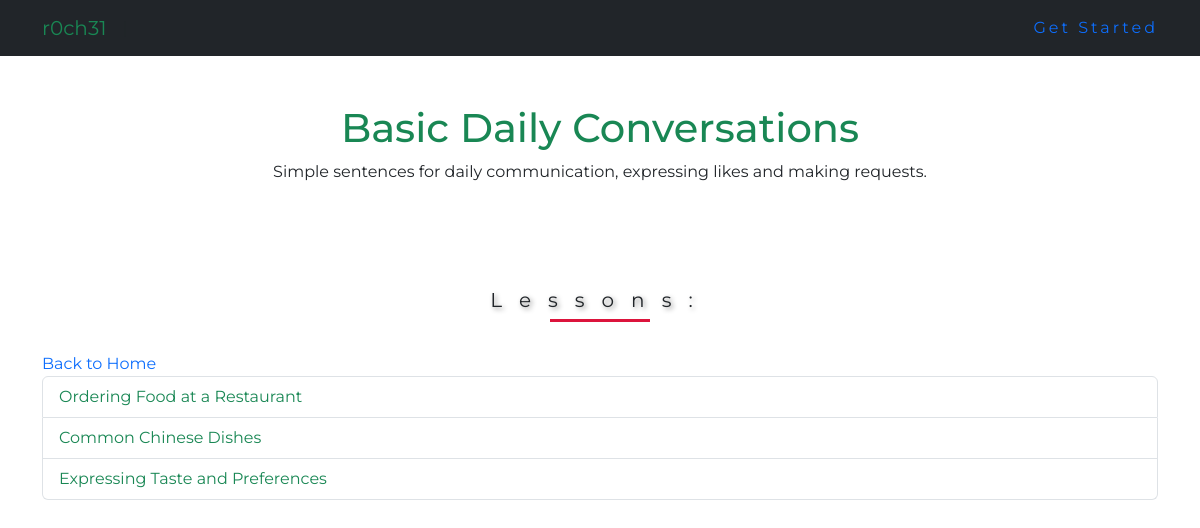
Screenshot of /chapters/4/ with the database file from the repository.
### mandarin/models.py (models this page shows, shortened)
class Chapter(models.Model):
    id = models.AutoField(primary_key=True)
    title = models.CharField(max_length=255)
    description = models.TextField(blank=True, null=True)

class Lesson(models.Model):
    id = models.AutoField(primary_key=True)
    chapter = models.ForeignKey(Chapter, on_delete=models.CASCADE, related_name='lessons')
    title = models.CharField(max_length=255)
    content = models.TextField()

### mandarin/views.py (the view)
# urls.py: path('chapters/<int:chapter_id>/', views.chapter_detail, name='chapter_detail'),
def chapter_detail(request, chapter_id):
    chapter = get_object_or_404(Chapter.objects.prefetch_related('lessons'), id=chapter_id)
    lessons = chapter.lessons.all()
    return render(request, 'mandarin/chapter_detail.html', {
        'chapter': chapter,
        'lessons': lessons
    })

### mandarin/templates/mandarin/chapter_detail.html (shortened to what this page needs)
{% extends "mandarin/base.html" %}
{% block content %}
<div class="container mt-5">
  <h1 class="text-center text-success">{{ chapter.title }}</h1>
  <p class="text-center">{{ chapter.description }}</p>
  <br><br>
  <div style="text-align: left;">
    <h4>Lessons:</h4>
    <a href="{% url 'home' %}" class=" text-decoration-none mt-3">Back to Home</a>
    <div class="list-group">
      {% for lesson in lessons %}
      <a href="{% url 'lesson_detail' lesson.id %}" class="list-group-item list-group-item-action text-success">
        {{ lesson.title }}
      </a>
      {% empty %}
      <p>No lessons found for this chapter.</p>
      {% endfor %}
    </div>
    <br>
  </div>
</div>
{% endblock %}

### static/css/style.css (style rules this page uses)
body { margin: 0; padding: 0; font-family: 'Montserrat', sans-serif; }
h4 { text-align: center; letter-spacing: 17px; font-size: 60px; font-style: bold; text-shadow: 2px 2px 5px gray; }
h4 { width: 100%; font-weight: normal; font-size: 20px; position: relative; margin: 40px 0; }
h4::before { content: ''; position: absolute; width: 100px; height: 3px; background-color: crimson; bottom: -10px; left: 50%; transform: translateX(-50%); animation: animate 4s linear infinite; }

### rows the page displays
Chapter: title "Basic Daily Conversations", description "Simple sentences for daily communication, expressing likes and making requests."
Lesson: title "Ordering Food at a Restaurant"
Lesson: title "Common Chinese Dishes"
Lesson: title "Expressing Taste and Preferences"
